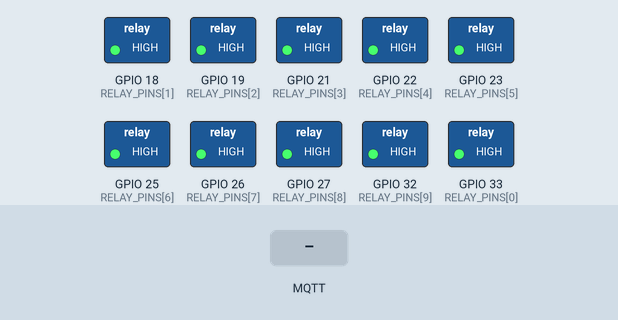
This sketch was run on a simulated ESP32. Parts: switched loads named in the sketch (green lamp = pin HIGH). The test bench sets the inputs (shaded band). WiFi joins after 1.5 s; servers stay silent unless stated; no MQTT or app messages arrive unless stated.

Above: at 2.7 s.
2.8 s: MQTT message "ON" arrives on the first subscribed topic
At 3.7 s:
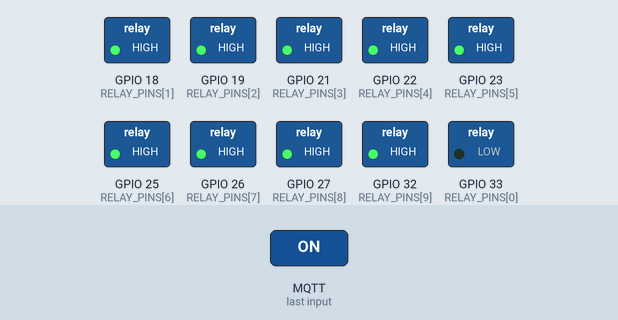
4.3 s: MQTT message "ON" arrives on the second subscribed topic
At 4.8 s:
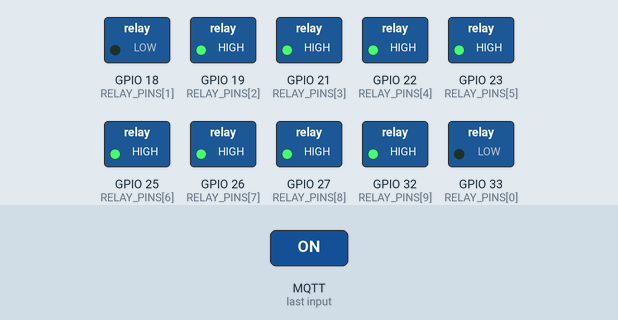
5.8 s: MQTT message "ON" arrives on the third subscribed topic
At 7.2 s:
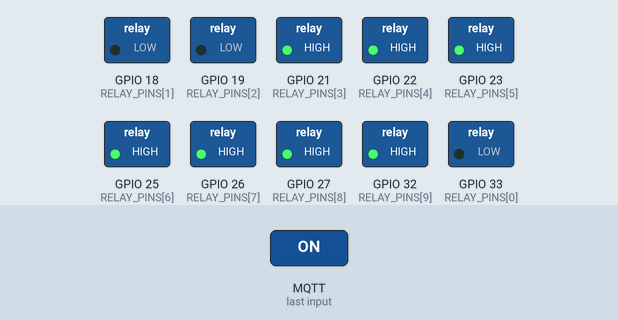
Timing chart, 0 to 8.8 s (numbered marks = the images above; inputs shaded):
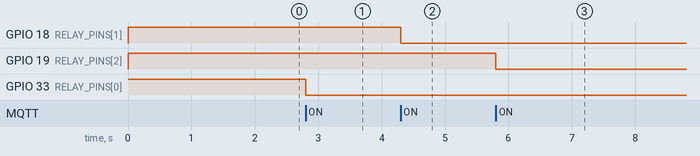

The sketch:

lab_automation_v2.ino
```cpp
#include <WiFi.h>
#include <PubSubClient.h>
#include <esp_task_wdt.h>

const char* WIFI_SSID = "CHANGE_ME";
const char* WIFI_PASSWORD = "CHANGE_ME";
const char* MQTT_HOST = "192.168.1.10";
const uint16_t MQTT_PORT = 1883;
const int RELAY_PINS[10] = {33,18,19,21,22,23,25,26,27,32};
const char* BASE = "labos/v2";
WiFiClient wifi;
PubSubClient mqtt(wifi);
unsigned long lastHeartbeat = 0;

void setRelay(int index, bool on) {
  digitalWrite(RELAY_PINS[index], on ? LOW : HIGH);
  char topic[48];
  snprintf(topic, sizeof(topic), "%s/relay/%d/state", BASE, index + 1);
  mqtt.publish(topic, on ? "ON" : "OFF", true);
}

void onMessage(char* topic, byte* payload, unsigned int length) {
  String value;
  for (unsigned int i = 0; i < length; i++) value += (char)payload[i];
  if (value != "ON" && value != "OFF") return;
  for (int i = 0; i < 10; i++) {
    String expected = String(BASE) + "/relay/" + String(i + 1) + "/set";
    if (expected == topic) setRelay(i, value == "ON");
  }
}

void connectWifi() {
  if (WiFi.status() == WL_CONNECTED) return;
  WiFi.begin(WIFI_SSID, WIFI_PASSWORD);
  while (WiFi.status() != WL_CONNECTED) delay(500);
}

void connectMqtt() {
  while (!mqtt.connected()) {
    String id = "labos-v2-esp32-" + String((uint32_t)ESP.getEfuseMac(), HEX);
    if (mqtt.connect(id.c_str(), "labos/v2/controller/status", 1, true, "offline")) {
      mqtt.publish("labos/v2/controller/status", "online", true);
      for (int i = 1; i <= 10; i++) {
        mqtt.subscribe((String(BASE) + "/relay/" + i + "/set").c_str(), 1);
        String discoveryTopic = "homeassistant/switch/" + id + "_relay_" + i + "/config";
        String payload = "{\"name\":\"Lab Relay " + String(i) + "\",\"unique_id\":\"" + id + "_relay_" + i + "\",\"stat_t\":\"" + String(BASE) + "/relay/" + i + "/state\",\"cmd_t\":\"" + String(BASE) + "/relay/" + i + "/set\"}";
        mqtt.publish(discoveryTopic.c_str(), payload.c_str(), true);
      }
    } else delay(2000);
  }
}

void setup() {
  for (int i = 0; i < 10; i++) { pinMode(RELAY_PINS[i], OUTPUT); digitalWrite(RELAY_PINS[i], HIGH); }
  esp_task_wdt_init(30, true);
  esp_task_wdt_add(NULL);
  mqtt.setServer(MQTT_HOST, MQTT_PORT);
  mqtt.setCallback(onMessage);
  connectWifi();
  connectMqtt();
}

void loop() {
  connectWifi();
  connectMqtt();
  mqtt.loop();
  if (millis() - lastHeartbeat > 10000) {
    mqtt.publish("labos/v2/controller/status", "online", true);
    lastHeartbeat = millis();
  }
  esp_task_wdt_reset();
}
```

Measured:
- after the input at 2.8 s, GPIO 33 (RELAY_PINS[0]): HIGH → LOW at once
- after the input at 4.3 s, GPIO 18 (RELAY_PINS[1]): HIGH → LOW at once
- after the input at 5.8 s, GPIO 19 (RELAY_PINS[2]): HIGH → LOW at once
